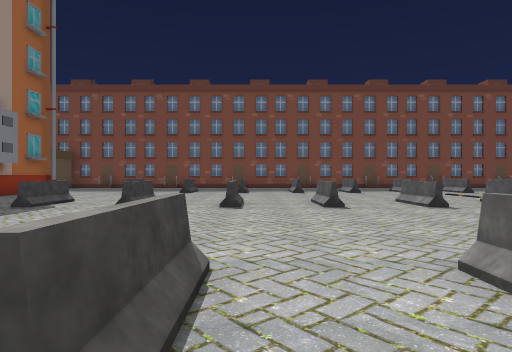
View 1 (above)

24 first-person views from a walk through a scene from a Unity 3-D project. The camera is 1.2 m above the floor, looks level and sees 75° across. The floor is counted in squares, 2 m on a side. Each view is taken from the middle of a square. On the plan, view 1 faces up. The plan holds only what a view shows up to about 10 squares ahead; the rest is blank. The place goes on beyond the plan. The player is left out. Some animated figures are left out.

View 2
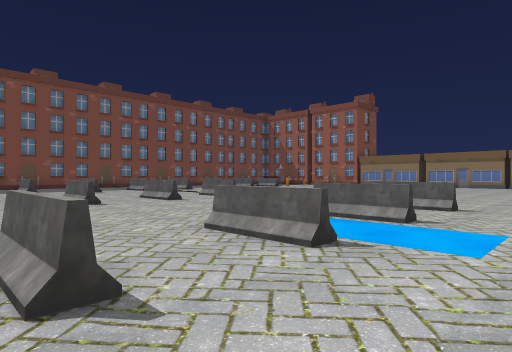

View 3
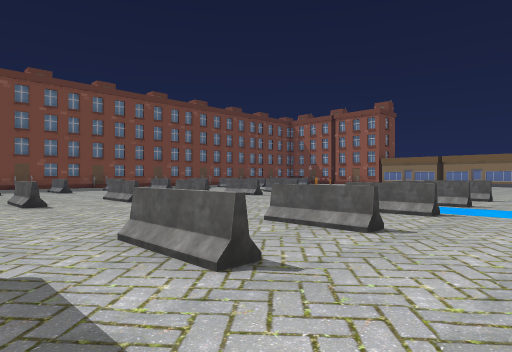

View 4
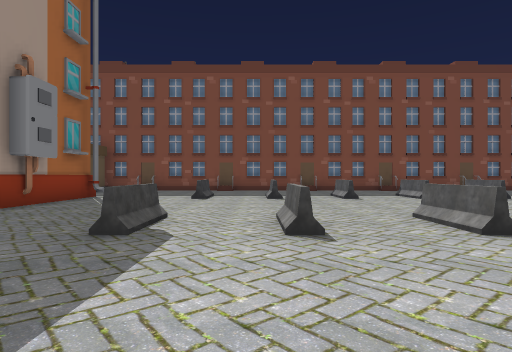

View 5
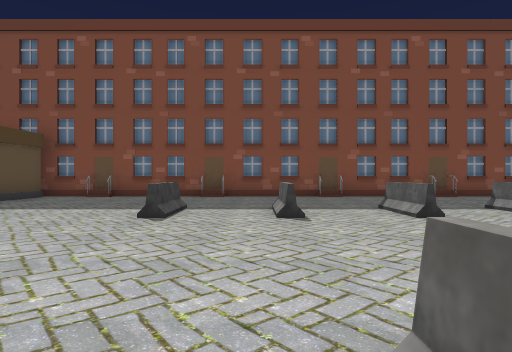

View 6
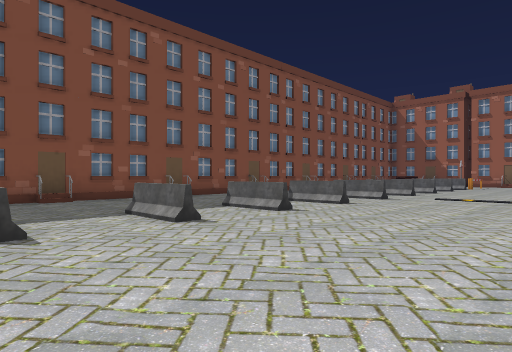

View 7
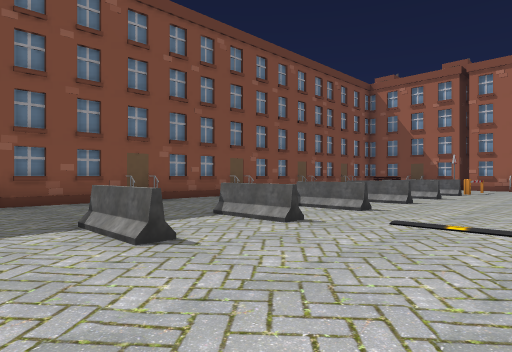

View 8
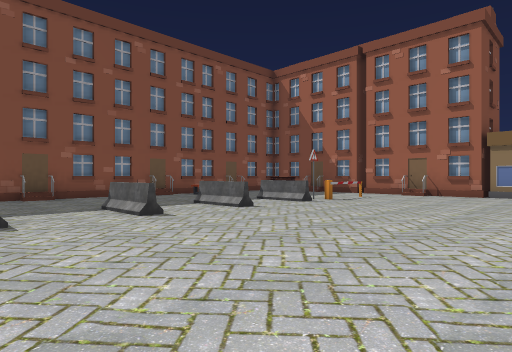

View 9
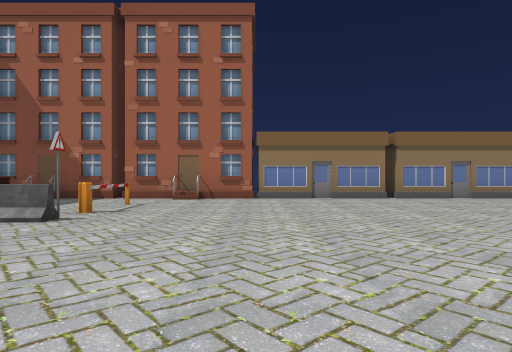

View 10
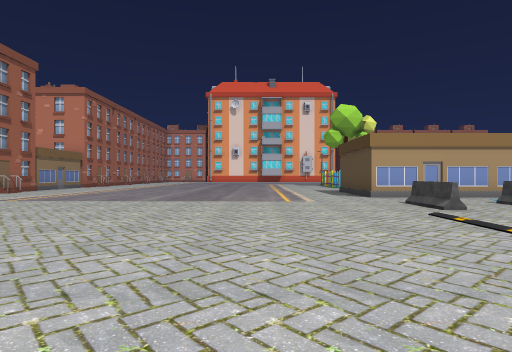

View 11
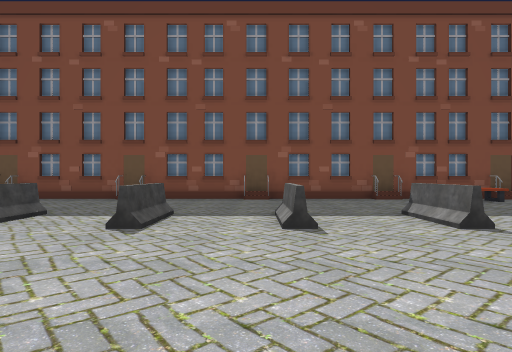

View 12
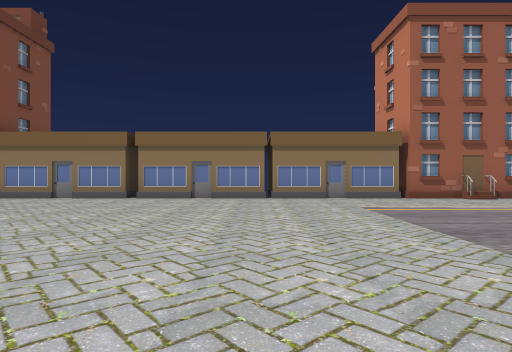

View 13
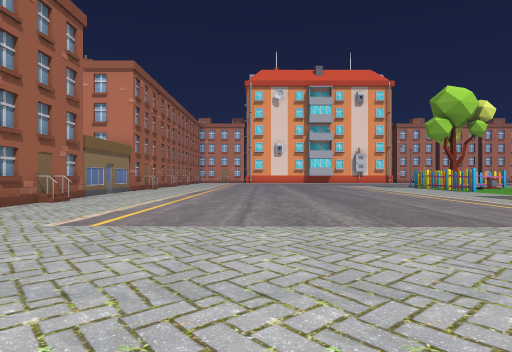

View 14
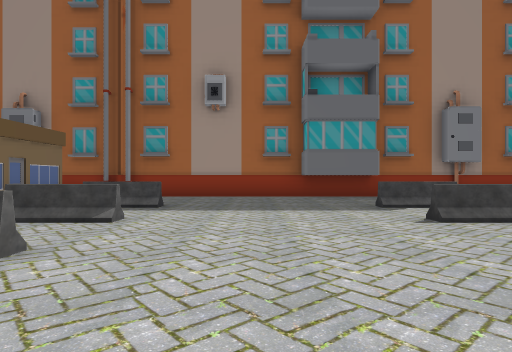

View 15
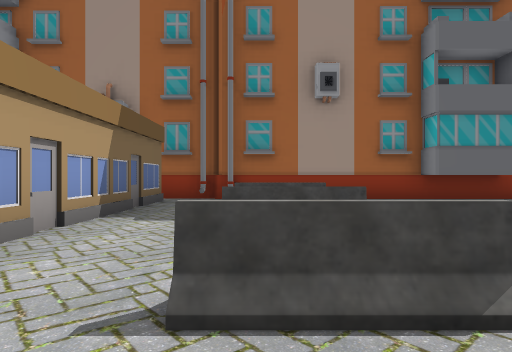

View 16
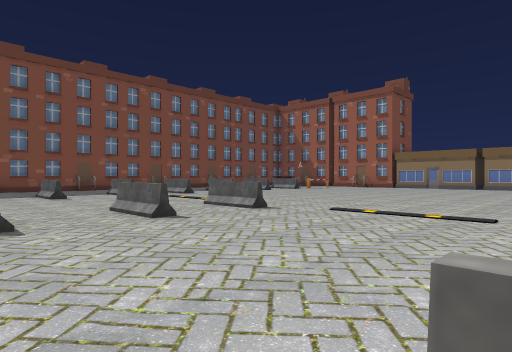

View 17
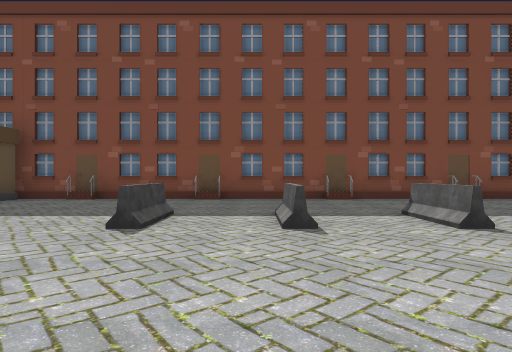

View 18
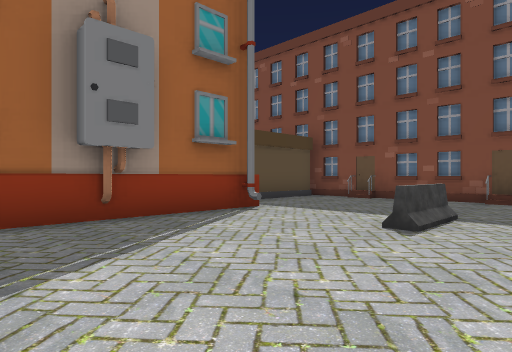

View 19
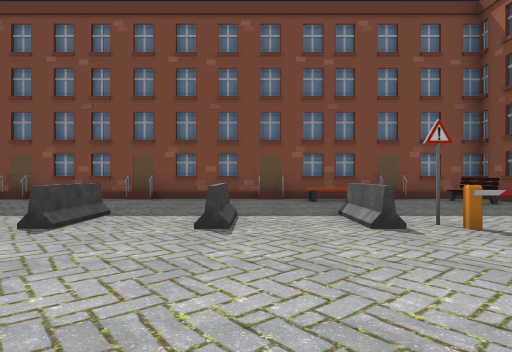

View 20
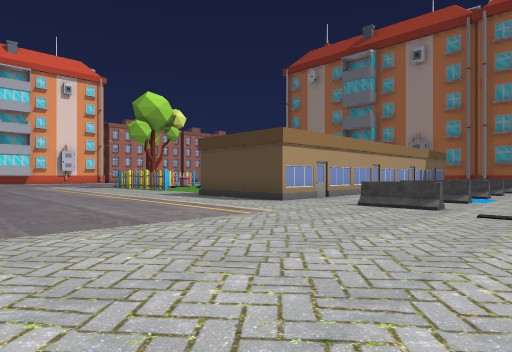

View 21
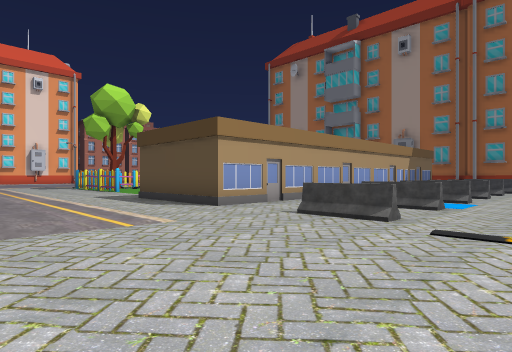

View 22
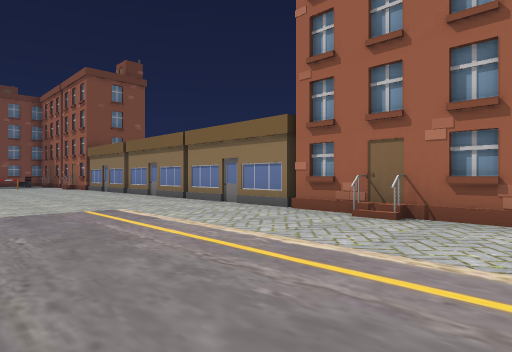

View 23
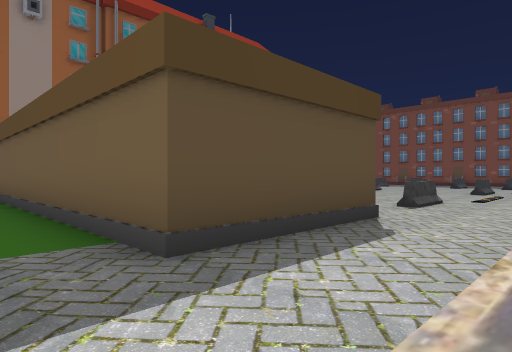

View 24
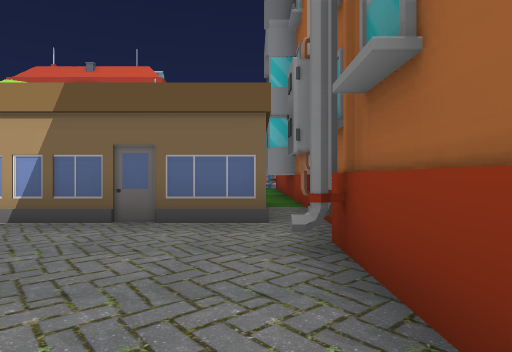

### Floor plan
Key: @ floor where view 1 was taken; # wall or solid block; . floor; = window, fence, low wall or low ledge; ^ raised ledge; H house; S sign; B barrier; E bench; O other object.
Columns run from 9 left of view 1 to 19 right of it. Each row starts with its distance up from view 1.
 17 ###H##H#H#H#####H#H#H#####H#
 16 #......................E..O#
 15 #.........................O#
 14 #..........................##
 13  ....=.=.=.=.=.=.=.=.=.=...H#
 12  #...=.=.=.=.=.=.=.=.=.SBB.H
 11  #.........................H
 10  #.........................#
  9  #.........................##
  8  #...=.=.=.=.=.=...........#
  7  ^#..=.=.=.=.=.=...........##
  6  ^#........................H#
  5  #.........................##
  4  #.........................H
  3  #.........................#
  2  #...=.=.=.=.=.=...........##
  1  #...=.=.=.=.=.=...........H
  0  #.......@.................#
 -1  #..H.HH.HHH.H.............H
 -2  ^             ............##
 -3  ^             ............#
 -4  ^             ............H
 -5  #         ................#
 -6  ^           ..............H

Where each view was taken, in squares from view 1:
view 1: 0 up, 0 right, facing up
view 2: 1 down, 1 left, facing up-right
view 3: 1 down, 4 left, facing up-right
view 4: 3 up, 3 left, facing up
view 5: 7 up, 3 left, facing up
view 6: 8 up, 3 left, facing up-right
view 7: 9 up, 2 right, facing up-right
view 8: 7 up, 7 right, facing up-right
view 9: 9 up, 9 right, facing right
view 10: 8 up, 9 right, facing down
view 11: 8 up, 9 right, facing up
view 12: 2 up, 9 right, facing right
view 13: 4 up, 13 right, facing down
view 14: 4 up, 2 right, facing left
view 15: 1 up, 1 right, facing left
view 16: 2 up, 1 right, facing up-right
view 17: 8 up, 3 left, facing up
view 18: 8 up, 3 left, facing up-left
view 19: 8 up, 12 right, facing up
view 20: 4 up, 12 right, facing down-left
view 21: 4 up, 10 right, facing down-left
view 22: 6 down, 13 right, facing up-right
view 23: 6 down, 8 right, facing up-left
view 24: 3 up, 7 left, facing down
